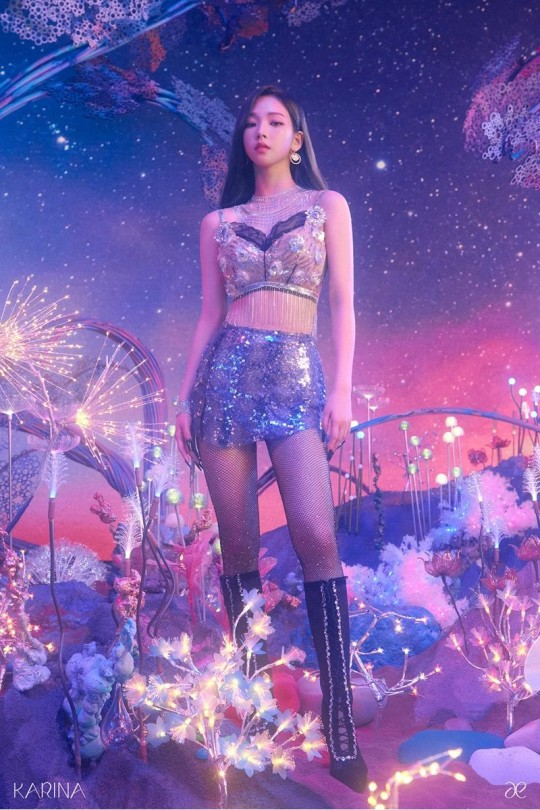
#> input picture code/practice_code/karina.jpg, 540 x 810 px
$ jupyter execute --allow-errors selective_search_n_iou.ipynb   (shell and % lines are left out)
#> lines starting #> are read from the running program, lines starting #| are printed output that depends on the picture
###  selective search를 이용하여 Object Detection을 위한 Region Proposal 영역을 도출

#### selectivesearch를 설치하고 이미지를 로드

[cell 1]
import cv2
print()

[cell 2]
# !mkdir /content/data
# !wget -O /content/data/audrey01.jpg https://raw.githubusercontent.com/chulminkw/DLCV/master/data/image/audrey01.jpg

[cell 3]
import selectivesearch
import cv2
import matplotlib.pyplot as plt
import os

### 오드리헵번 이미지를 cv2로 로드하고 matplotlib으로 시각화
img = cv2.imread('karina.jpg')
#> img is the input picture: shape (810, 540, 3); mean B, G, R 169.8, 95.3, 126.2
img_rgb = cv2.cvtColor(img, cv2.COLOR_BGR2RGB)
print('img shape:', img.shape)
#| img shape: (810, 540, 3)

plt.figure(figsize=(8, 8))
plt.imshow(img_rgb)
plt.show()

[cell 4]
import selectivesearch

#selectivesearch.selective_search()는 이미지의 Region Proposal정보를 반환
#> (the rest of this cell did not finish here and is left out)

#### 반환된 Region Proposal(후보 영역)에 대한 정보 보기.
반환된 regions 변수는 리스트 타입으로 세부 원소로 딕셔너리를 가지고 있음.
개별 딕셔너리내 KEY값별 의미
* rect 키값은 x,y 시작 좌표와 너비, 높이 값을 가지며 이 값이 Detected Object 후보를 나타내는 Bounding box임.
* size는 Object의 크기
* labels는 해당 rect로 지정된 Bounding Box내에 있는 오브젝트들의 고유 ID
* 아래로 내려갈 수록 너비와 높이 값이 큰 Bounding box이며 하나의 Bounding box에 여러개의 오브젝트가 있을 확률이 커짐.

#> (a cell that did not finish here is left out)

#> (a cell that did not finish here is left out)

**bounding box를 시각화 하기**

[cell 7]
# opencv의 rectangle()을 이용하여 시각화
# rectangle()은 이미지와 좌상단 좌표, 우하단 좌표, box컬러색, 두께등을 인자로 입력하면 원본 이미지에 box를 그려줌.

green_rgb = (125, 255, 51)
img_rgb_copy = img_rgb.copy()
#> (the rest of this cell did not finish here and is left out)

#### bounding box의 크기가 큰 후보만 추출

#> (a cell that did not finish here is left out)

### IOU 구하기

#### 입력인자로 후보 박스와 실제 박스를 받아서 IOU를 계산하는 함수 생성

[cell 9]
import numpy as np

def compute_iou(cand_box, gt_box):

    # Calculate intersection areas
    x1 = np.maximum(cand_box[0], gt_box[0])
    y1 = np.maximum(cand_box[1], gt_box[1])
    x2 = np.minimum(cand_box[2], gt_box[2])
    y2 = np.minimum(cand_box[3], gt_box[3])

    intersection = np.maximum(x2 - x1, 0) * np.maximum(y2 - y1, 0)

    cand_box_area = (cand_box[2] - cand_box[0]) * (cand_box[3] - cand_box[1])
    gt_box_area = (gt_box[2] - gt_box[0]) * (gt_box[3] - gt_box[1])
    union = cand_box_area + gt_box_area - intersection

    iou = intersection / union
    return iou

[cell 10]
import cv2
import matplotlib.pyplot as plt

# 실제 box(Ground Truth)의 좌표를 아래와 같다고 가정.
gt_box = [200, 85, 320, 200] # 내가 설정해야하는 곳임 ㅇㅅㅇ


img = cv2.imread('karina.jpg')
img_rgb = cv2.cvtColor(img, cv2.COLOR_BGR2RGB)

red = (255, 0 , 0)
img_rgb = cv2.rectangle(img_rgb, (gt_box[0], gt_box[1]), (gt_box[2], gt_box[3]), color=red, thickness=2)
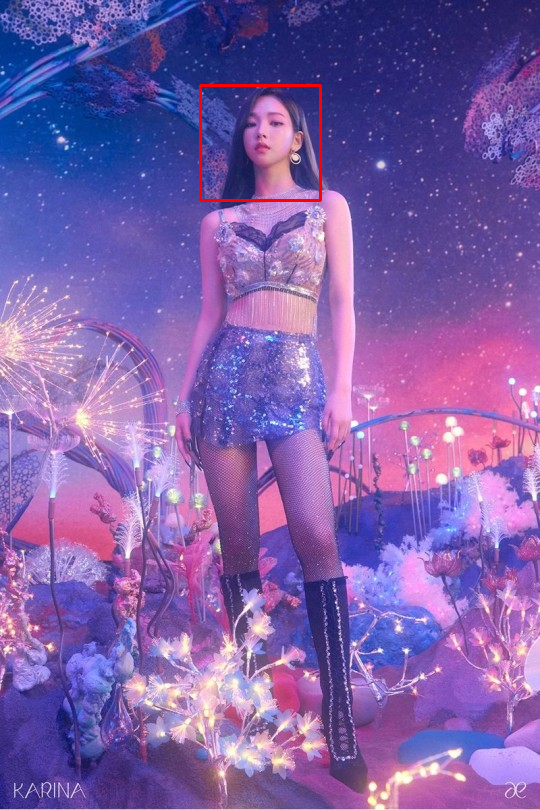
#> img_rgb: shape (810, 540, 3); mean R, G, B 126.7, 95.1, 169.3

plt.figure(figsize=(8, 8))
plt.imshow(img_rgb)
plt.show()

[cell 11]
import selectivesearch

#selectivesearch.selective_search()는 이미지의 Region Proposal정보를 반환
#> (the rest of this cell did not finish here and is left out)

#> (a cell that did not finish here is left out)

#> (a cell that did not finish here is left out)

[cell 14]
img = cv2.imread('karina.jpg')
img_rgb = cv2.cvtColor(img, cv2.COLOR_BGR2RGB)
print('img shape:', img.shape)
#| img shape: (810, 540, 3)
